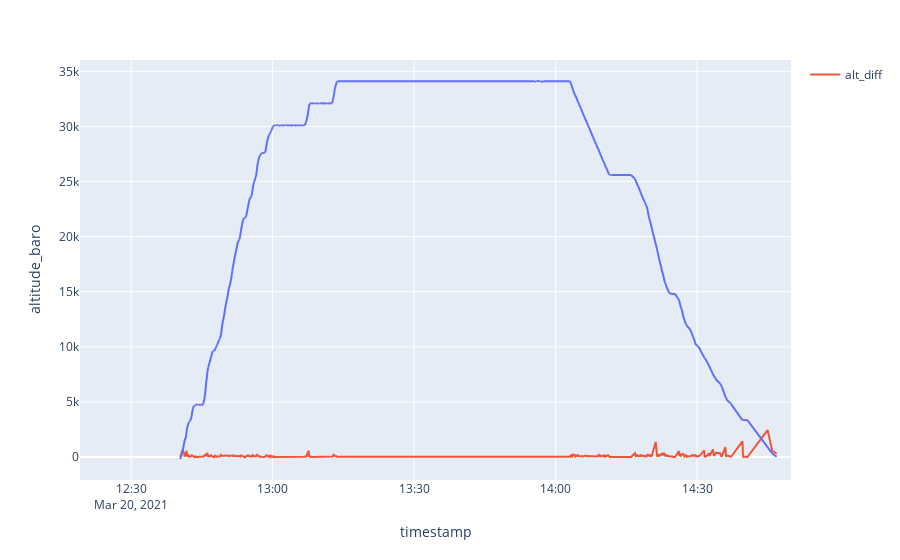

The code cell stored with this chart in its notebook:
### Markdown cell above
## Plot the aircraft altitude

Let's now see analyse the altitude variations of the flight we previously requested.

We will just plot the `altitude_baro` field in a line graph to do so.

Note that we have also generated a second line in the graph that indiciates the difference in altitude between each data point. This will help noticing potential jumps in the data, if the difference is too high.

### Code cell
from plotly.subplots import make_subplots

fig = px.line(df2, x="timestamp", y="altitude_baro")
fig.add_scatter(y=df2['altitude_baro'].diff().abs(), x=df2['timestamp'],  mode='lines', name="alt_diff")
fig.show()

### Figure 1 — Plotly figure (JSON) as saved in the notebook; plotly's stock layout.template omitted (floating-point values rounded to 4 significant figures; data arrays with more than 128 entries replaced by an {"elided": "..."} marker saying what was removed)
{"data": [{"hovertemplate": "timestamp=%{x}<br>altitude_baro=%{y}<extra></extra>", "legendgroup": "", "line": {"color": "#636efa", "dash": "solid"}, "mode": "lines", "name": "", "showlegend": false, "type": "scattergl", "x": {"elided": "1689 str values"}, "xaxis": "x", "y": {"elided": "1689 int values"}, "yaxis": "y"}, {"mode": "lines", "name": "alt_diff", "type": "scatter", "x": {"elided": "1689 str values"}, "y": {"elided": "1689 int values"}}], "layout": {"legend": {"tracegroupgap": 0}, "margin": {"t": 60}, "xaxis": {"anchor": "y", "domain": [0, 1], "title": {"text": "timestamp"}}, "yaxis": {"anchor": "x", "domain": [0, 1], "title": {"text": "altitude_baro"}}}}
